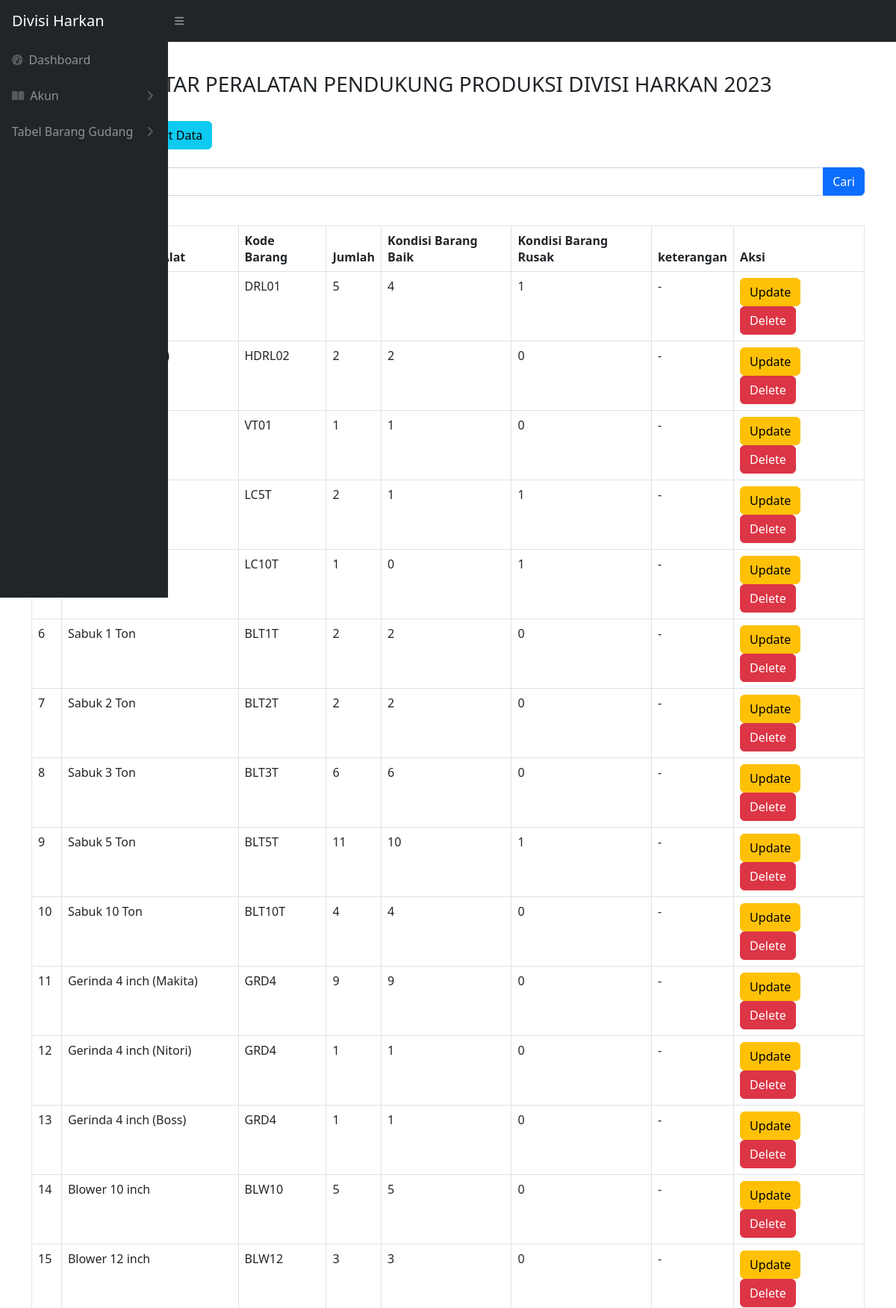
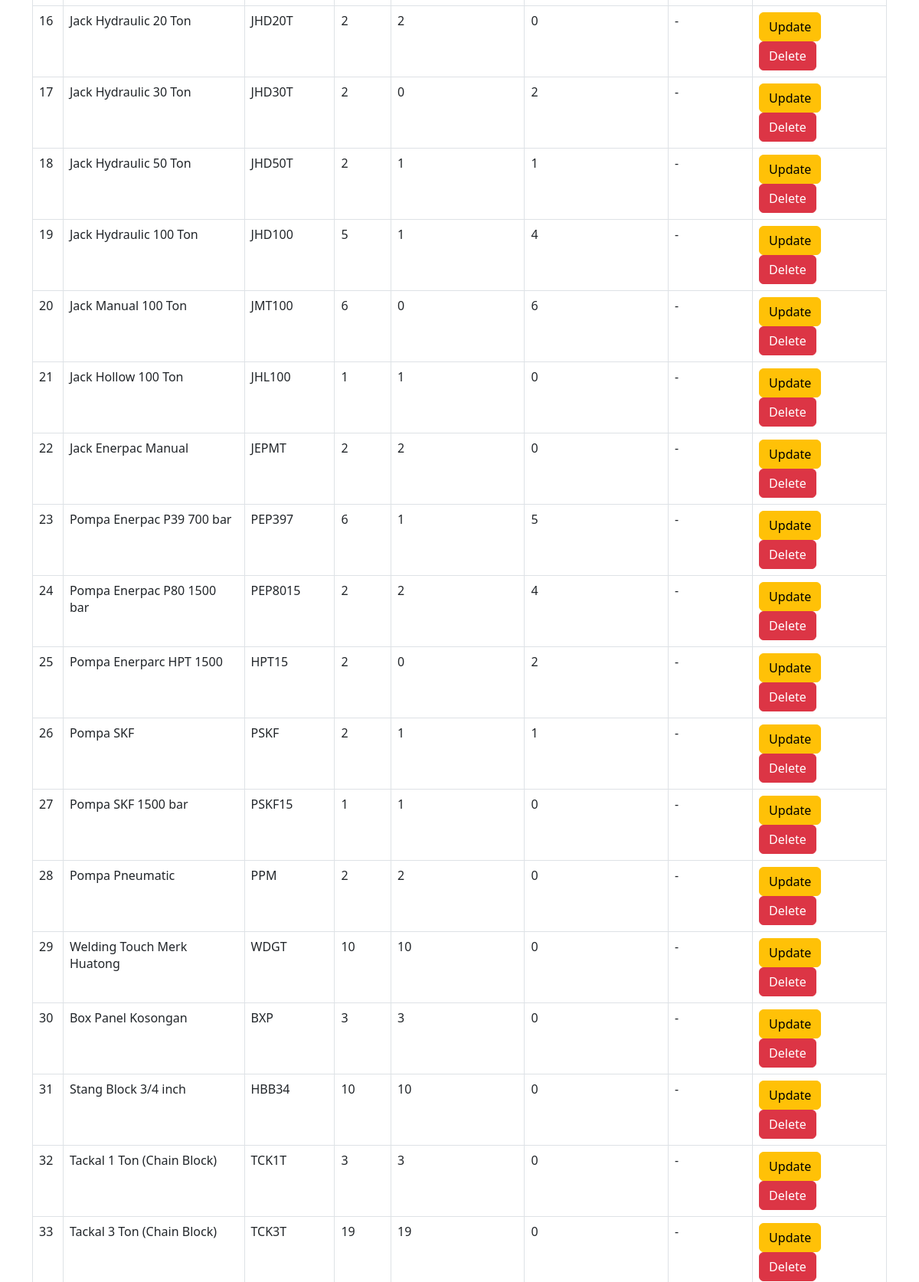
The page /alat_produksi.php (upper part) on the database its author committed (2 pictures, top to bottom).
### tables this page shows
CREATE TABLE `alat_produksi` (
  `idbarang` int(11) NOT NULL,
  `namabarang` varchar(512) NOT NULL,
  `kodebarang` varchar(100) NOT NULL,
  `jumlah` int(11) NOT NULL,
  `baik` int(11) NOT NULL,
  `rusak` int(11) NOT NULL,
  `keterangan` varchar(512) NOT NULL,
  `kategori_id` int(11) NOT NULL
);

### alat_produksi.php (the view, shortened to what this page needs)
<?php
require 'controller/koneksi.php';
$query = "SELECT * FROM alat_produksi";
?>
<!DOCTYPE html>
<html lang="en">
<head>
    <link href="css/styles.css" rel="stylesheet" />
</head>
<body class="sb-nav-fixed">
    <nav class="sb-topnav navbar navbar-expand navbar-dark bg-dark">
        <a class="navbar-brand ps-3" href="index.php">Divisi Harkan</a>
        <button class="btn btn-link btn-sm order-1 order-lg-0 me-4 me-lg-0" id="sidebarToggle" href="#!"><i class="fas fa-bars"></i></button>
    </nav>
    <div id="layoutSidenav">
        <div id="layoutSidenav_nav">
            <nav class="sb-sidenav accordion sb-sidenav-dark" id="sidenavAccordion">
                <div class="sb-sidenav-menu">
                    <div class="nav">
                        <a class="nav-link" href="index.php">
                            <div class="sb-nav-link-icon"><i class="fas fa-tachometer-alt"></i></div>
                            Dashboard
                        </a>
                        <a class="nav-link collapsed" href="#" data-bs-toggle="collapse" data-bs-target="#collapsePages" aria-expanded="false" aria-controls="collapsePages">
                            <div class="sb-nav-link-icon"><i class="fas fa-book-open"></i></div>
                            Akun
                            <div class="sb-sidenav-collapse-arrow"><i class="fas fa-angle-down"></i></div>
                        </a>
                        <a class="nav-link collapsed" href="#" data-bs-toggle="collapse" data-bs-target="#pagesCollapseTabel" aria-expanded="false" aria-controls="pagesCollapseTabel">
                            Tabel Barang Gudang
                            <div class="sb-sidenav-collapse-arrow"><i class="fas fa-angle-down"></i></div>
                        </a>
                    </div>
                </div>
            </nav>
        </div>
    </div>
    <br>
    <br>
    <main>
        <div class="container-fluid px-4">
            <h3 class="mt-4 text-center">DAFTAR PERALATAN PENDUKUNG PRODUKSI DIVISI HARKAN 2023</h3>
        </div>
        <br>
        <div class="container -fluid">
            <div class="card-mb-4">
                <button type="button" class="btn btn-primary" data-bs-toggle="modal" data-bs-target="#myModal">
                </button>
                <a href="export.php" class="btn btn-info">Export Data</a>
                <br>
                <br>
                <form action="alat_produksi.php" method="GET">
                    <div class="input-group mb-3">
                        <input type="text" value="" class="form-control" placeholder="Cari" name="cari">
                        <button typ="submit" class="btn btn-primary" >Cari</button>
                    </div>
                </form>
                <br>
                <div class="card-body">
                    <div class="table table-responsive">
                        <table class="table table-bordered" id="dataTable" width="100" cellspacing="0">
                            <thead>
                                <tr>
                                    <th>No</th>
                                    <th>Nama Barang / Alat</th>
                                    <th>Kode Barang</th>
                                    <th>Jumlah</th>
                                    <th>Kondisi Barang Baik</th>
                                    <th>Kondisi Barang Rusak</th>
                                    <th>keterangan</th>
                                    <th>Aksi</th>
                                </tr>
                            </thead>
                            <tbody>
                                <?php
                                $i = 1;
                                $ambilsemuadatabarang = mysqli_query($conn, $query);
                                while ($data = mysqli_fetch_array($ambilsemuadatabarang)) {
                                    $namabarang = $data['namabarang'];
                                    $kodebarang = $data['kodebarang'];
                                    $jumlah = $data['jumlah'];
                                    $barangbaik = $data['baik'];
                                    $barangrusak = $data['rusak'];
                                    $keterangan = $data['keterangan'];
                                    $idb = $data['idbarang'];
                                ?>
                                    <tr>
                                        <td><?= $i++ ?></td>
                                        <td><?= $namabarang ?></td>
                                        <td><?= $kodebarang ?></td>
                                        <td><?= $jumlah ?></td>
                                        <td><?= $barangbaik ?></td>
                                        <td><?= $barangrusak ?></td>
                                        <td><?= $keterangan ?></td>
                                        <td>
                                            <button type="button" class="btn btn-warning" data-bs-toggle="modal" data-bs-target="#edit<?= $idb; ?>">
                                                Update
                                            </button>
                                            <button type="button" class="btn btn-danger" data-bs-toggle="modal" data-bs-target="#delete<?= $idb; ?>">
                                                Delete
                                            </button>
                                        </td>
                                    </tr>
                                <?php
                                };
                                ?>
                            </tbody>
                        </table>
    </main>
</html>

### rows shown on the page
alat_produksi: kodebarang "DRL01", jumlah "5", baik "4", rusak "1", keterangan "-"
alat_produksi: kodebarang "HDRL02", jumlah "2", baik "2", rusak "0", keterangan "-"
alat_produksi: kodebarang "VT01", jumlah "1", baik "1", rusak "0", keterangan "-"
alat_produksi: kodebarang "LC5T", jumlah "2", baik "1", rusak "1", keterangan "-"
alat_produksi: kodebarang "LC10T", jumlah "1", baik "0", rusak "1", keterangan "-"
alat_produksi: namabarang "Sabuk 1 Ton", kodebarang "BLT1T", jumlah "2", baik "2", rusak "0", keterangan "-"
alat_produksi: namabarang "Sabuk 2 Ton", kodebarang "BLT2T", jumlah "2", baik "2", rusak "0", keterangan "-"
alat_produksi: namabarang "Sabuk 3 Ton", kodebarang "BLT3T", jumlah "6", baik "6", rusak "0", keterangan "-"
alat_produksi: namabarang "Sabuk 5 Ton", kodebarang "BLT5T", jumlah "11", baik "10", rusak "1", keterangan "-"
alat_produksi: namabarang "Sabuk 10 Ton", kodebarang "BLT10T", jumlah "4", baik "4", rusak "0", keterangan "-"
alat_produksi: namabarang "Gerinda 4 inch (Makita)", kodebarang "GRD4", jumlah "9", baik "9", rusak "0", keterangan "-"
alat_produksi: namabarang "Gerinda 4 inch (Nitori)", kodebarang "GRD4", jumlah "1", baik "1", rusak "0", keterangan "-"
alat_produksi: namabarang "Gerinda 4 inch (Boss)", kodebarang "GRD4", jumlah "1", baik "1", rusak "0", keterangan "-"
alat_produksi: namabarang "Blower 10 inch", kodebarang "BLW10", jumlah "5", baik "5", rusak "0", keterangan "-"
alat_produksi: namabarang "Blower 12 inch", kodebarang "BLW12", jumlah "3", baik "3", rusak "0", keterangan "-"
alat_produksi: namabarang "Jack Hydraulic 20 Ton", kodebarang "JHD20T", jumlah "2", baik "2", rusak "0", keterangan "-"
alat_produksi: namabarang "Jack Hydraulic 30 Ton", kodebarang "JHD30T", jumlah "2", baik "0", rusak "2", keterangan "-"
alat_produksi: namabarang "Jack Hydraulic 50 Ton", kodebarang "JHD50T", jumlah "2", baik "1", rusak "1", keterangan "-"
alat_produksi: namabarang "Jack Hydraulic 100 Ton", kodebarang "JHD100", jumlah "5", baik "1", rusak "4", keterangan "-"
alat_produksi: namabarang "Jack Manual 100 Ton", kodebarang "JMT100", jumlah "6", baik "0", rusak "6", keterangan "-"
alat_produksi: namabarang "Jack Hollow 100 Ton", kodebarang "JHL100", jumlah "1", baik "1", rusak "0", keterangan "-"
alat_produksi: namabarang "Jack Enerpac Manual", kodebarang "JEPMT", jumlah "2", baik "2", rusak "0", keterangan "-"
alat_produksi: namabarang "Pompa Enerpac P39 700 bar", kodebarang "PEP397", jumlah "6", baik "1", rusak "5", keterangan "-"
alat_produksi: namabarang "Pompa Enerpac P80 1500 bar", kodebarang "PEP8015", jumlah "2", baik "2", rusak "4", keterangan "-"
alat_produksi: namabarang "Pompa Enerparc HPT 1500", kodebarang "HPT15", jumlah "2", baik "0", rusak "2", keterangan "-"
alat_produksi: namabarang "Pompa SKF", kodebarang "PSKF", jumlah "2", baik "1", rusak "1", keterangan "-"
alat_produksi: namabarang "Pompa SKF 1500 bar", kodebarang "PSKF15", jumlah "1", baik "1", rusak "0", keterangan "-"
alat_produksi: namabarang "Pompa Pneumatic", kodebarang "PPM", jumlah "2", baik "2", rusak "0", keterangan "-"
alat_produksi: namabarang "Welding Touch Merk Huatong", kodebarang "WDGT", jumlah "10", baik "10", rusak "0", keterangan "-"
alat_produksi: namabarang "Box Panel Kosongan", kodebarang "BXP", jumlah "3", baik "3", rusak "0", keterangan "-"
alat_produksi: namabarang "Stang Block 3/4 inch", kodebarang "HBB34", jumlah "10", baik "10", rusak "0", keterangan "-"
alat_produksi: namabarang "Tackal 1 Ton (Chain Block)", kodebarang "TCK1T", jumlah "3", baik "3", rusak "0", keterangan "-"
alat_produksi: namabarang "Tackal 3 Ton (Chain Block)", kodebarang "TCK3T", jumlah "19", baik "19", rusak "0", keterangan "-"
